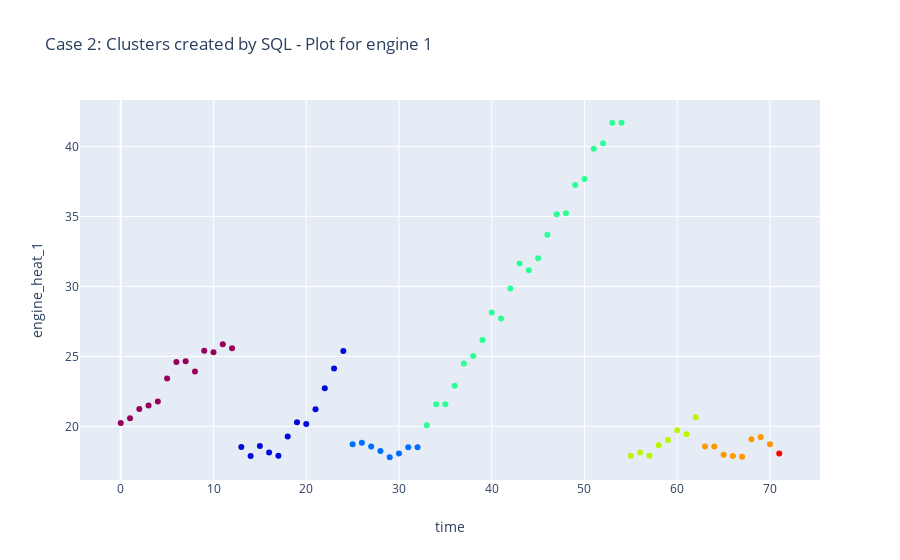
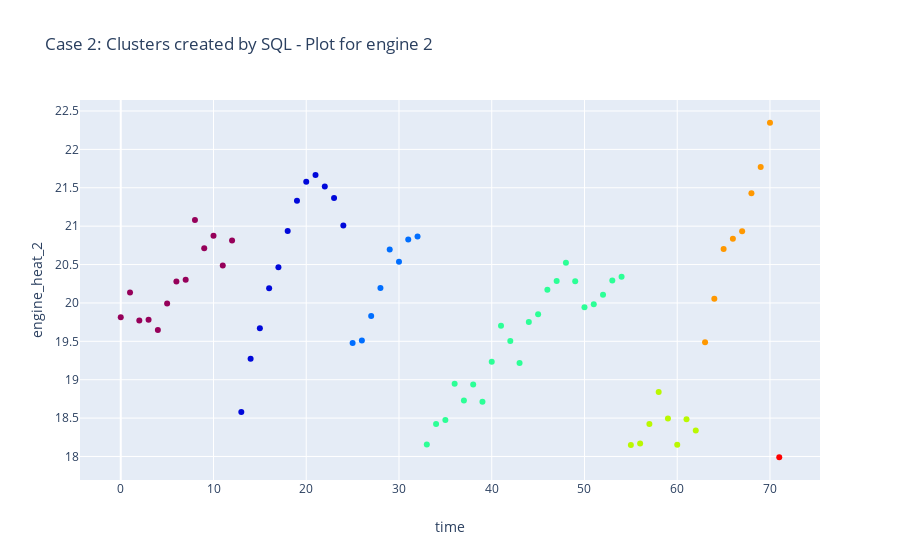

Notebook cell for these charts, in order:
### Markdown cell above
### Visualize the clusters detected by SQL

### Code cell
m.plot_heat_2d(df_case2_clustered, col_y="engine_heat_1", plot_title="Case 2: Clusters created by SQL - Plot for engine 1")
m.plot_heat_2d(df_case2_clustered, col_y="engine_heat_2", plot_title="Case 2: Clusters created by SQL - Plot for engine 2")

### Figure 1 — Plotly figure (JSON) as saved in the notebook; plotly's stock layout.template omitted (floating-point values rounded to 4 significant figures)
{"data": [{"marker": {"color": [1, 1, 1, 1, 1, 1, 1, 1, 1, 1, 1, 1, 1, 2, 2, 2, 2, 2, 2, 2, 2, 2, 2, 2, 2, 3, 3, 3, 3, 3, 3, 3, 3, 4, 4, 4, 4, 4, 4, 4, 4, 4, 4, 4, 4, 4, 4, 4, 4, 4, 4, 4, 4, 4, 4, 5, 5, 5, 5, 5, 5, 5, 5, 6, 6, 6, 6, 6, 6, 6, 6, 7], "colorscale": [[0, "rgb(150,0,90)"], [0.125, "rgb(0,0,200)"], [0.25, "rgb(0,25,255)"], [0.375, "rgb(0,152,255)"], [0.5, "rgb(44,255,150)"], [0.625, "rgb(151,255,0)"], [0.75, "rgb(255,234,0)"], [0.875, "rgb(255,111,0)"], [1, "rgb(255,0,0)"]]}, "mode": "markers", "text": ["Cluster id: 1", "Cluster id: 1", "Cluster id: 1", "Cluster id: 1", "Cluster id: 1", "Cluster id: 1", "Cluster id: 1", "Cluster id: 1", "Cluster id: 1", "Cluster id: 1", "Cluster id: 1", "Cluster id: 1", "Cluster id: 1", "Cluster id: 2", "Cluster id: 2", "Cluster id: 2", "Cluster id: 2", "Cluster id: 2", "Cluster id: 2", "Cluster id: 2", "Cluster id: 2", "Cluster id: 2", "Cluster id: 2", "Cluster id: 2", "Cluster id: 2", "Cluster id: 3", "Cluster id: 3", "Cluster id: 3", "Cluster id: 3", "Cluster id: 3", "Cluster id: 3", "Cluster id: 3", "Cluster id: 3", "Cluster id: 4", "Cluster id: 4", "Cluster id: 4", "Cluster id: 4", "Cluster id: 4", "Cluster id: 4", "Cluster id: 4", "Cluster id: 4", "Cluster id: 4", "Cluster id: 4", "Cluster id: 4", "Cluster id: 4", "Cluster id: 4", "Cluster id: 4", "Cluster id: 4", "Cluster id: 4", "Cluster id: 4", "Cluster id: 4", "Cluster id: 4", "Cluster id: 4", "Cluster id: 4", "Cluster id: 4", "Cluster id: 5", "Cluster id: 5", "Cluster id: 5", "Cluster id: 5", "Cluster id: 5", "Cluster id: 5", "Cluster id: 5", "Cluster id: 5", "Cluster id: 6", "Cluster id: 6", "Cluster id: 6", "Cluster id: 6", "Cluster id: 6", "Cluster id: 6", "Cluster id: 6", "Cluster id: 6", "Cluster id: 7"], "type": "scatter", "x": [0, 1, 2, 3, 4, 5, 6, 7, 8, 9, 10, 11, 12, 13, 14, 15, 16, 17, 18, 19, 20, 21, 22, 23, 24, 25, 26, 27, 28, 29, 30, 31, 32, 33, 34, 35, 36, 37, 38, 39, 40, 41, 42, 43, 44, 45, 46, 47, 48, 49, 50, 51, 52, 53, 54, 55, 56, 57, 58, 59, 60, 61, 62, 63, 64, 65, 66, 67, 68, 69, 70, 71], "y": [20.24, 20.58, 21.23, 21.49, 21.78, 23.43, 24.59, 24.64, 23.91, 25.4, 25.29, 25.86, 25.58, 18.52, 17.88, 18.6, 18.13, 17.9, 19.28, 20.28, 20.18, 21.22, 22.72, 24.13, 25.38, 18.73, 18.83, 18.56, 18.25, 17.79, 18.06, 18.51, 18.52, 20.07, 21.57, 21.59, 22.9, 24.5, 25.03, 26.18, 28.13, 27.71, 29.85, 31.64, 31.16, 32.01, 33.7, 35.15, 35.22, 37.25, 37.68, 39.84, 40.22, 41.69, 41.69, 17.9, 18.13, 17.9, 18.64, 19.02, 19.72, 19.44, 20.66, 18.56, 18.57, 17.97, 17.88, 17.83, 19.07, 19.24, 18.72, 18.06]}], "layout": {"title": {"text": "Case 2: Clusters created by SQL - Plot for engine 1"}, "xaxis": {"title": {"text": "time"}}, "yaxis": {"title": {"text": "engine_heat_1"}}}}

### Figure 2 — Plotly figure (JSON) as saved in the notebook; plotly's stock layout.template omitted (floating-point values rounded to 4 significant figures)
{"data": [{"marker": {"color": [1, 1, 1, 1, 1, 1, 1, 1, 1, 1, 1, 1, 1, 2, 2, 2, 2, 2, 2, 2, 2, 2, 2, 2, 2, 3, 3, 3, 3, 3, 3, 3, 3, 4, 4, 4, 4, 4, 4, 4, 4, 4, 4, 4, 4, 4, 4, 4, 4, 4, 4, 4, 4, 4, 4, 5, 5, 5, 5, 5, 5, 5, 5, 6, 6, 6, 6, 6, 6, 6, 6, 7], "colorscale": [[0, "rgb(150,0,90)"], [0.125, "rgb(0,0,200)"], [0.25, "rgb(0,25,255)"], [0.375, "rgb(0,152,255)"], [0.5, "rgb(44,255,150)"], [0.625, "rgb(151,255,0)"], [0.75, "rgb(255,234,0)"], [0.875, "rgb(255,111,0)"], [1, "rgb(255,0,0)"]]}, "mode": "markers", "text": ["Cluster id: 1", "Cluster id: 1", "Cluster id: 1", "Cluster id: 1", "Cluster id: 1", "Cluster id: 1", "Cluster id: 1", "Cluster id: 1", "Cluster id: 1", "Cluster id: 1", "Cluster id: 1", "Cluster id: 1", "Cluster id: 1", "Cluster id: 2", "Cluster id: 2", "Cluster id: 2", "Cluster id: 2", "Cluster id: 2", "Cluster id: 2", "Cluster id: 2", "Cluster id: 2", "Cluster id: 2", "Cluster id: 2", "Cluster id: 2", "Cluster id: 2", "Cluster id: 3", "Cluster id: 3", "Cluster id: 3", "Cluster id: 3", "Cluster id: 3", "Cluster id: 3", "Cluster id: 3", "Cluster id: 3", "Cluster id: 4", "Cluster id: 4", "Cluster id: 4", "Cluster id: 4", "Cluster id: 4", "Cluster id: 4", "Cluster id: 4", "Cluster id: 4", "Cluster id: 4", "Cluster id: 4", "Cluster id: 4", "Cluster id: 4", "Cluster id: 4", "Cluster id: 4", "Cluster id: 4", "Cluster id: 4", "Cluster id: 4", "Cluster id: 4", "Cluster id: 4", "Cluster id: 4", "Cluster id: 4", "Cluster id: 4", "Cluster id: 5", "Cluster id: 5", "Cluster id: 5", "Cluster id: 5", "Cluster id: 5", "Cluster id: 5", "Cluster id: 5", "Cluster id: 5", "Cluster id: 6", "Cluster id: 6", "Cluster id: 6", "Cluster id: 6", "Cluster id: 6", "Cluster id: 6", "Cluster id: 6", "Cluster id: 6", "Cluster id: 7"], "type": "scatter", "x": [0, 1, 2, 3, 4, 5, 6, 7, 8, 9, 10, 11, 12, 13, 14, 15, 16, 17, 18, 19, 20, 21, 22, 23, 24, 25, 26, 27, 28, 29, 30, 31, 32, 33, 34, 35, 36, 37, 38, 39, 40, 41, 42, 43, 44, 45, 46, 47, 48, 49, 50, 51, 52, 53, 54, 55, 56, 57, 58, 59, 60, 61, 62, 63, 64, 65, 66, 67, 68, 69, 70, 71], "y": [19.81, 20.14, 19.77, 19.78, 19.65, 19.99, 20.28, 20.3, 21.08, 20.71, 20.87, 20.49, 20.81, 18.58, 19.27, 19.67, 20.19, 20.46, 20.94, 21.33, 21.58, 21.67, 21.52, 21.37, 21.01, 19.48, 19.51, 19.83, 20.19, 20.7, 20.54, 20.83, 20.87, 18.16, 18.42, 18.47, 18.95, 18.73, 18.94, 18.71, 19.23, 19.7, 19.51, 19.22, 19.75, 19.85, 20.17, 20.29, 20.52, 20.28, 19.95, 19.98, 20.11, 20.29, 20.34, 18.15, 18.17, 18.42, 18.84, 18.49, 18.15, 18.49, 18.34, 19.49, 20.05, 20.7, 20.84, 20.93, 21.43, 21.77, 22.35, 17.99]}], "layout": {"title": {"text": "Case 2: Clusters created by SQL - Plot for engine 2"}, "xaxis": {"title": {"text": "time"}}, "yaxis": {"title": {"text": "engine_heat_2"}}}}
